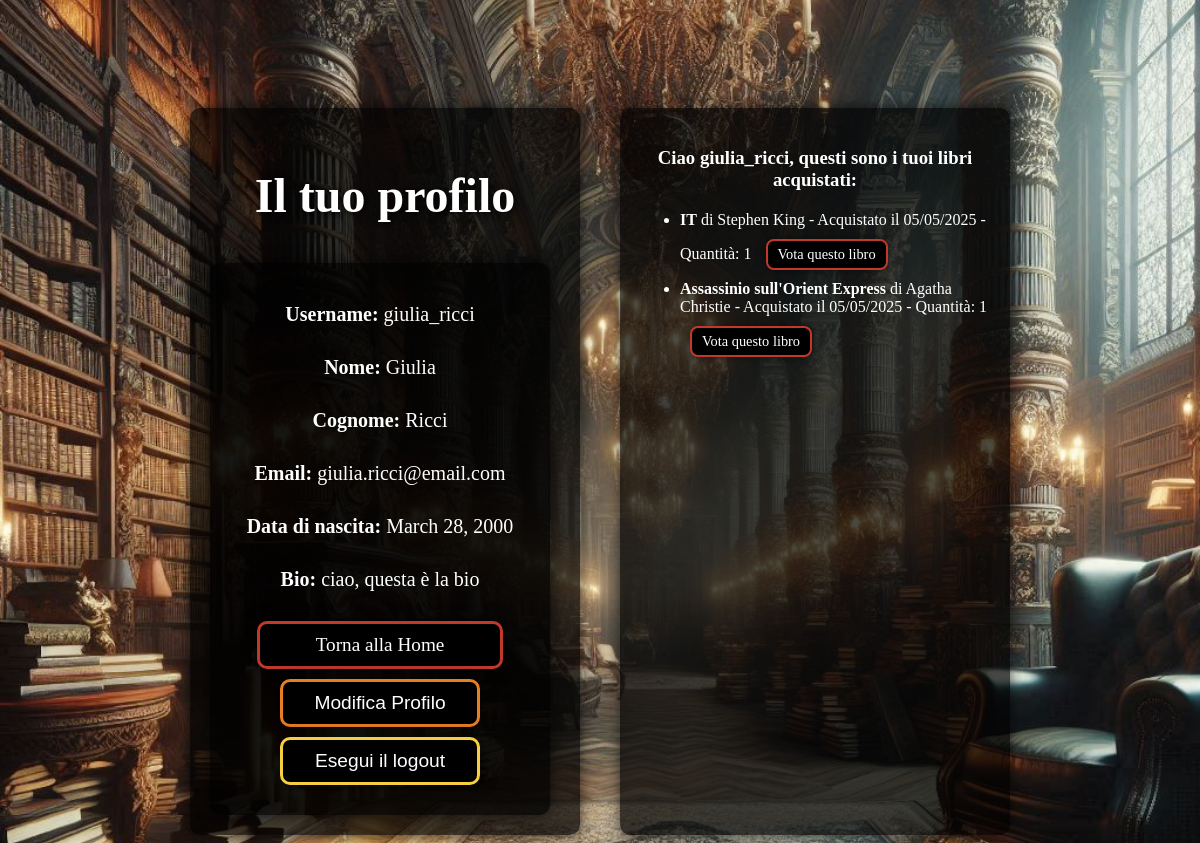
The app's page /libreria/profilo/ (signed in) with its own data.
### libreria/models.py (models this page shows, shortened)
class Profilo(models.Model):
   username= models.OneToOneField(User, on_delete=models.CASCADE)
   nome=models.CharField(max_length=25)
   cognome=models.CharField(max_length=35)
   email=models.EmailField()
   data_di_nascita = models.DateField(blank=True, null=True)
   bio=models.TextField(blank=True, null=True)

class Acquisti(models.Model):
    acquirente = models.ForeignKey(User, on_delete=models.CASCADE)
    oggetto_acquistato = models.ForeignKey(Libreria, on_delete=models.CASCADE)
    data_acquisto = models.DateTimeField(auto_now_add=True)
    quantita = models.PositiveIntegerField(default=1)

class Libreria(models.Model):
    titolo = models.CharField(max_length=100)
    autore = models.ForeignKey("Autori", on_delete=models.CASCADE)
    categorie = models.ManyToManyField(Categoria)
    prezzo = models.DecimalField(max_digits=4, decimal_places=2)
    copertina = models.ImageField(upload_to="copertine/", blank=True, null=True) #upload della copertina del libro che poi viene mostrata nel template

class Autori(models.Model):
   nome= models.CharField(max_length=20)
   cognome=models.CharField(max_length=30)
   data_nascita=models.DateField()
   presentazione_dell_autore= models.TextField(max_length=1500)
   immagine = models.ImageField(upload_to="autori/", blank=True, null=True)
   def __str__(self):
      return f"{self.nome}" + f" {self.cognome}"

### libreria/views.py (the view)
# urls.py: path("profilo/", profilo_utente, name='profilo'),
@login_required #dopo il login viene mostrato il profilo dell'utente
def profilo_utente(request):
    profilo = Profilo.objects.get(username=request.user)
    acquisti = Acquisti.objects.filter(acquirente=request.user).select_related('oggetto_acquistato')
    return render(request, 'registration/profilo.html',{
        'profilo': profilo,
        'acquisti': acquisti
        })

### libreria/templates/registration/profilo.html (shortened to what this page needs)
{% load static %}
<!DOCTYPE html>
<html>
<head>
</head>
    <body>
        {% block content %}
        <div class="wrap">
        <div class="box">
            <h2>Il tuo profilo</h2>
            <form>
            <p><strong>Username:</strong> {{ user.username }}</p>
            <p><strong>Nome:</strong> {{ user.first_name }}</p>
            <p><strong>Cognome:</strong> {{ user.last_name }}</p>
            <p><strong>Email:</strong> {{ user.email }}</p>
            <p><strong>Data di nascita:</strong> {{ profilo.data_di_nascita|default:"Non specificata" }}</p>
            <p><strong>Bio:</strong> {{ profilo.bio|default:"Nessuna bio disponibile" }}</p>
          <a href="{% url 'libreria:homelib' %}">
              <botton  class="button button3" type="submit">Torna alla Home</botton>
          </a>
            <a href="{% url 'libreria:modifica_profilo' %}">
              <button class="button button2" type="button">Modifica Profilo</button>
          </a>
            <a href="{% url 'libreria:logout' %}">
              <button class="button button1" type="button">Esegui il logout</button>
          </a>
            </form>
        </div>
        <div class="box">
          <h3>Ciao {{ user.username }}, questi sono i tuoi libri acquistati:</h3>
              {% if acquisti %}
              <ul>
                {% for acquisto in acquisti %}
              <li>
                <strong>{{ acquisto.oggetto_acquistato.titolo }}</strong> di {{ acquisto.oggetto_acquistato.autore }}
                  - Acquistato il {{ acquisto.data_acquisto|date:"d/m/Y" }}
                  - Quantità: {{ acquisto.quantita }}
                  <a href="{% url 'libreria:vota_libro' acquisto.oggetto_acquistato.id %}" class="button button-small">
                        Vota questo libro</a>
              </li>
                {% endfor %}
            </ul>
            {% else %}
            <p>Non hai ancora acquistato alcun libro.</p>
            {% endif %}
        </div>
      </div>
        {% endblock %}
    </body>
</html>

### records on screen
Profilo: data_di_nascita "March 28, 2000", bio "ciao, questa è la bio"
Acquisti: oggetto_acquistato.titolo "IT", oggetto_acquistato.autore "Stephen King", data_acquisto "05/05/2025", quantita "1"
Acquisti: oggetto_acquistato.titolo "Assassinio sull'Orient Express", oggetto_acquistato.autore "Agatha Christie", data_acquisto "05/05/2025", quantita "1"

### other values on screen
{{ user.username }} "giulia_ricci"
{{ user.first_name }} "Giulia"
{{ user.last_name }} "Ricci"
{{ user.email }} "giulia.ricci@email.com"
